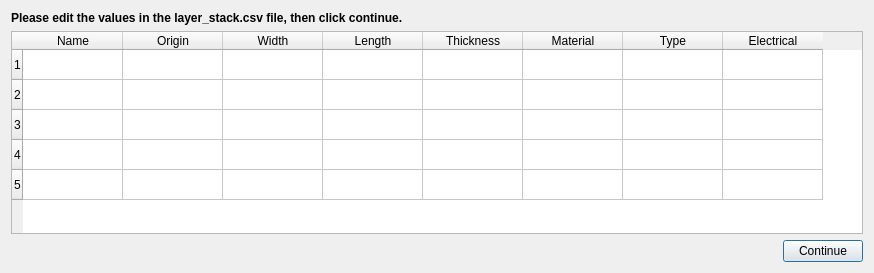
<?xml version="1.0" encoding="UTF-8"?>
<ui version="4.0">
 <class>Dialog</class>
 <widget class="QDialog" name="Dialog">
  <property name="geometry">
   <rect>
    <x>0</x>
    <y>0</y>
    <width>874</width>
    <height>273</height>
   </rect>
  </property>
  <property name="windowTitle">
   <string>Edit Layer Stack</string>
  </property>
  <layout class="QVBoxLayout" name="verticalLayout">
   <item>
    <widget class="QLabel" name="label">
     <property name="text">
      <string>&lt;html&gt;&lt;head/&gt;&lt;body&gt;&lt;p&gt;&lt;span style=&quot; font-weight:600;&quot;&gt;Please edit the values in the layer_stack.csv file, then click continue.&lt;/span&gt;&lt;/p&gt;&lt;/body&gt;&lt;/html&gt;</string>
     </property>
    </widget>
   </item>
   <item>
    <widget class="QTableWidget" name="tableWidget">
     <row>
      <property name="text">
       <string>1</string>
      </property>
     </row>
     <row>
      <property name="text">
       <string>2</string>
      </property>
     </row>
     <row>
      <property name="text">
       <string>3</string>
      </property>
     </row>
     <row>
      <property name="text">
       <string>4</string>
      </property>
     </row>
     <row>
      <property name="text">
       <string>5</string>
      </property>
     </row>
     <column>
      <property name="text">
       <string>Name</string>
      </property>
     </column>
     <column>
      <property name="text">
       <string>Origin</string>
      </property>
     </column>
     <column>
      <property name="text">
       <string>Width</string>
      </property>
     </column>
     <column>
      <property name="text">
       <string>Length</string>
      </property>
     </column>
     <column>
      <property name="text">
       <string>Thickness</string>
      </property>
     </column>
     <column>
      <property name="text">
       <string>Material</string>
      </property>
     </column>
     <column>
      <property name="text">
       <string>Type</string>
      </property>
     </column>
     <column>
      <property name="text">
       <string>Electrical</string>
      </property>
     </column>
    </widget>
   </item>
   <item>
    <layout class="QHBoxLayout" name="horizontalLayout">
     <item>
      <spacer name="horizontalSpacer">
       <property name="orientation">
        <enum>Qt::Horizontal</enum>
       </property>
       <property name="sizeHint" stdset="0">
        <size>
         <width>40</width>
         <height>20</height>
        </size>
       </property>
      </spacer>
     </item>
     <item>
      <widget class="QPushButton" name="btn_continue">
       <property name="text">
        <string>Continue</string>
       </property>
      </widget>
     </item>
    </layout>
   </item>
  </layout>
 </widget>
 <resources/>
 <connections/>
</ui>
